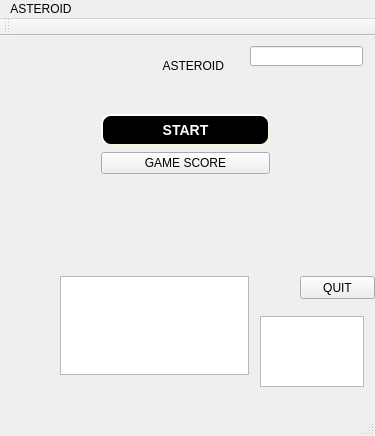
<?xml version="1.0" encoding="UTF-8"?>
<ui version="4.0">
 <class>MainWindow</class>
 <widget class="QMainWindow" name="MainWindow">
  <property name="geometry">
   <rect>
    <x>0</x>
    <y>0</y>
    <width>375</width>
    <height>436</height>
   </rect>
  </property>
  <property name="windowTitle">
   <string>MainWindow</string>
  </property>
  <widget class="QWidget" name="centralWidget">
   <widget class="QLabel" name="label">
    <property name="geometry">
     <rect>
      <x>140</x>
      <y>20</y>
      <width>91</width>
      <height>20</height>
     </rect>
    </property>
    <property name="text">
     <string>       ASTEROID</string>
    </property>
   </widget>
   <widget class="QWidget" name="verticalLayoutWidget">
    <property name="geometry">
     <rect>
      <x>90</x>
      <y>40</y>
      <width>191</width>
      <height>181</height>
     </rect>
    </property>
    <layout class="QVBoxLayout" name="verticalLayout">
     <item>
      <spacer name="verticalSpacer">
       <property name="orientation">
        <enum>Qt::Vertical</enum>
       </property>
       <property name="sizeHint" stdset="0">
        <size>
         <width>20</width>
         <height>38</height>
        </size>
       </property>
      </spacer>
     </item>
     <item>
      <widget class="QPushButton" name="pushButton">
       <property name="styleSheet">
        <string notr="true">background-color:rgb(0, 0, 0);

color:white;
border: 5px solid white;
border-style: outset;
    border-width: 2px;
    border-radius: 10px;
    border-color: beige;
    font: bold 14px;
    min-width: 10em;
    padding: 6px;

</string>
       </property>
       <property name="text">
        <string>START</string>
       </property>
      </widget>
     </item>
     <item>
      <widget class="QPushButton" name="pushButton_2">
       <property name="text">
        <string>GAME SCORE</string>
       </property>
      </widget>
     </item>
     <item>
      <spacer name="verticalSpacer_2">
       <property name="orientation">
        <enum>Qt::Vertical</enum>
       </property>
       <property name="sizeHint" stdset="0">
        <size>
         <width>186</width>
         <height>83</height>
        </size>
       </property>
      </spacer>
     </item>
    </layout>
   </widget>
   <widget class="QPushButton" name="pushButton_3">
    <property name="geometry">
     <rect>
      <x>300</x>
      <y>240</y>
      <width>75</width>
      <height>23</height>
     </rect>
    </property>
    <property name="text">
     <string>QUIT</string>
    </property>
   </widget>
   <widget class="QLabel" name="label_2">
    <property name="geometry">
     <rect>
      <x>60</x>
      <y>280</y>
      <width>47</width>
      <height>13</height>
     </rect>
    </property>
    <property name="text">
     <string/>
    </property>
   </widget>
   <widget class="QTextBrowser" name="textBrowser">
    <property name="geometry">
     <rect>
      <x>60</x>
      <y>240</y>
      <width>189</width>
      <height>99</height>
     </rect>
    </property>
   </widget>
   <widget class="QTextEdit" name="textEdit">
    <property name="geometry">
     <rect>
      <x>260</x>
      <y>280</y>
      <width>104</width>
      <height>71</height>
     </rect>
    </property>
   </widget>
   <widget class="QLineEdit" name="lineEdit">
    <property name="geometry">
     <rect>
      <x>250</x>
      <y>10</y>
      <width>113</width>
      <height>20</height>
     </rect>
    </property>
   </widget>
  </widget>
  <widget class="QMenuBar" name="menuBar">
   <property name="geometry">
    <rect>
     <x>0</x>
     <y>0</y>
     <width>375</width>
     <height>21</height>
    </rect>
   </property>
   <widget class="QMenu" name="menuASTEROID">
    <property name="title">
     <string>ASTEROID</string>
    </property>
   </widget>
   <addaction name="menuASTEROID"/>
  </widget>
  <widget class="QToolBar" name="mainToolBar">
   <attribute name="toolBarArea">
    <enum>TopToolBarArea</enum>
   </attribute>
   <attribute name="toolBarBreak">
    <bool>false</bool>
   </attribute>
  </widget>
  <widget class="QStatusBar" name="statusBar"/>
 </widget>
 <layoutdefault spacing="6" margin="11"/>
 <resources/>
 <connections/>
</ui>
